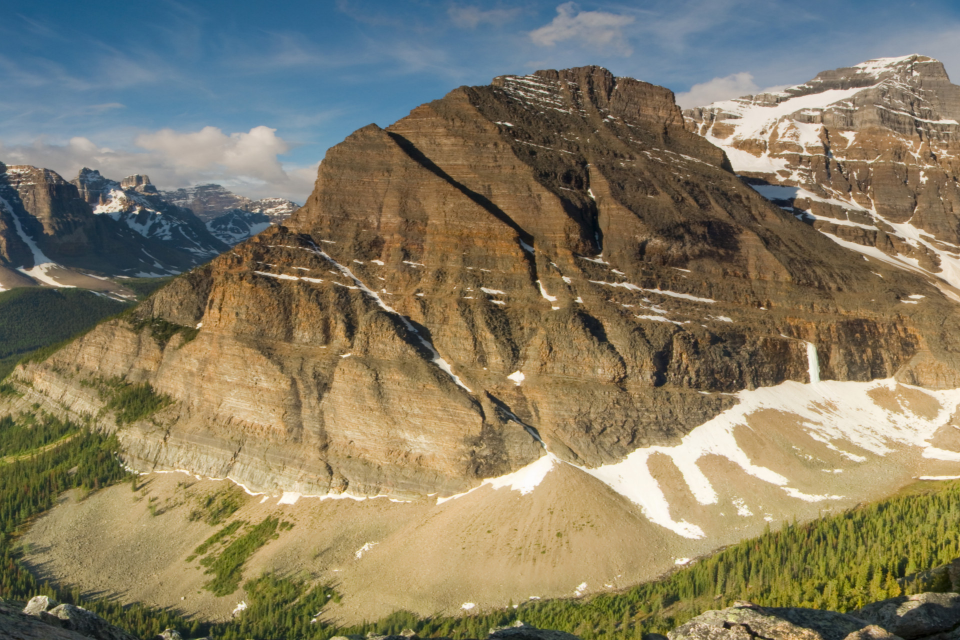
#> input picture opencv/commercial/Instructions/CV_Fundamentals/histogram/backproj/mtn1.jpg, 1920 x 1280 px (shown at 1/2 size)
$ python backproj.py
#> lines starting #> are read from the running program, lines starting #| are printed output that depends on the picture; after the words box and inside, x2 and y2 are one past the last pixel; in counts of white or black regions, pixels touching at a corner belong together

import cv2
import numpy as np

roi = cv2.imread( 'mtn1.jpg' )
#> roi is the input picture: shape (1280, 1920, 3); mean B, G, R 99.7, 123.5, 131.8
hsv = cv2.cvtColor( roi, cv2.COLOR_BGR2HSV )
#> hsv: shape (1280, 1920, 3); mean H, S, V 39, 102, 143.8

target = cv2.imread( 'mtn2.jpg' )
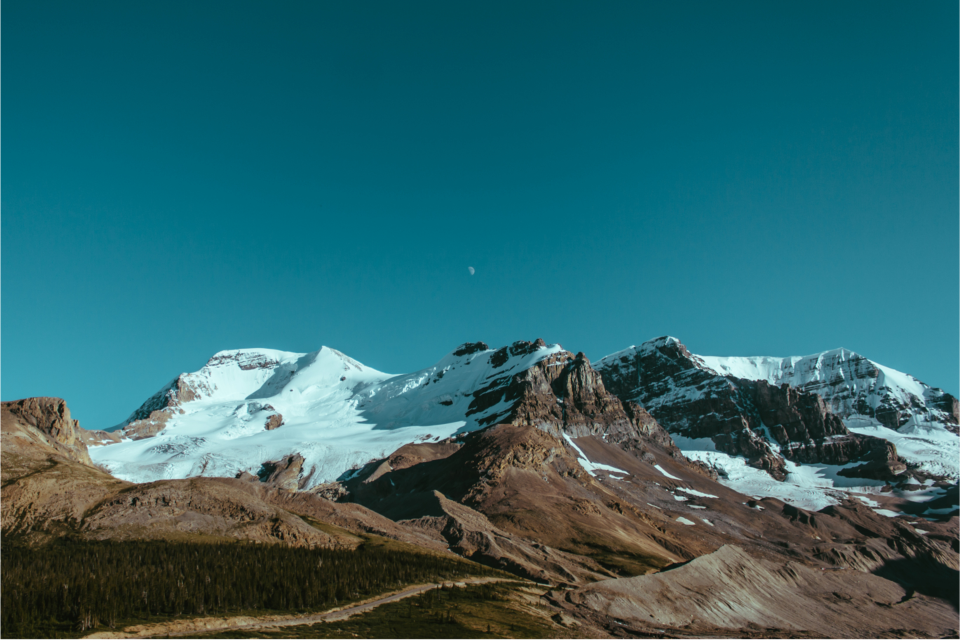
#> input picture opencv/commercial/Instructions/CV_Fundamentals/histogram/backproj/mtn2.jpg, 1920 x 1280 px (shown at 1/2 size)
#> target is the input picture: shape (1280, 1920, 3); mean B, G, R 107.7, 101.2, 45.1
hsvt = cv2.cvtColor( target, cv2.COLOR_BGR2HSV )
#> hsvt: shape (1280, 1920, 3); mean H, S, V 74.3, 172.9, 115.8

mask = np.zeros( roi.shape[0:2], np.uint8 )
mask[302:1000, 766:1617] = 255

# calculating the object histogram
roihist = cv2.calcHist( [hsv], [0, 1], mask, [180, 256], [0, 180, 0, 256] )
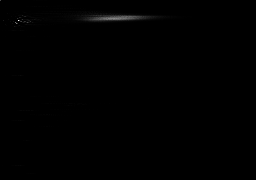
#> roihist: shape (180, 256) float32; min 0, max 4782, mean 12.9; drawn with min black and max white
cv2.imwrite("hist.jpg", roihist)
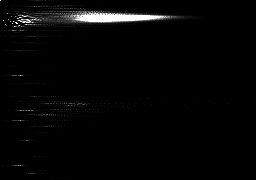
#> saved as hist.jpg: shape (180, 256); min 0, max 255, mean 5.5

# normalize the histogram and apply Backprojection
cv2.normalize( roihist, roihist, 0, 255, cv2.NORM_MINMAX )
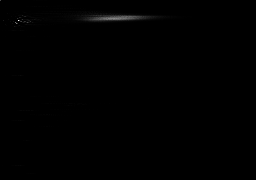
#> roihist: shape (180, 256) float32; 13.47% of pixels changed, all inside (x1, y1, x2, y2) = (0, 0, 256, 180)
prob = cv2.calcBackProject( [hsvt], [0, 1], roihist, [0, 180, 0, 256], 1 )
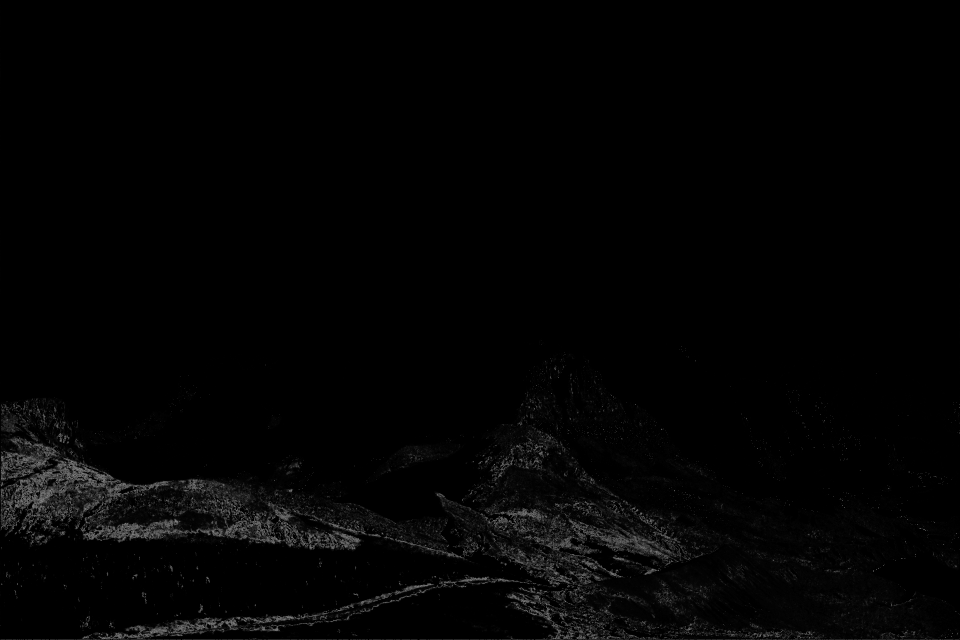
#> prob: shape (1280, 1920) (shown at 1/2 size); min 0, max 255, mean 3.4

# # now convolve with circular disk
disk = cv2.getStructuringElement( cv2.MORPH_ELLIPSE, ( 5,5 ) )
prob = cv2.filter2D( prob, -1, disk)
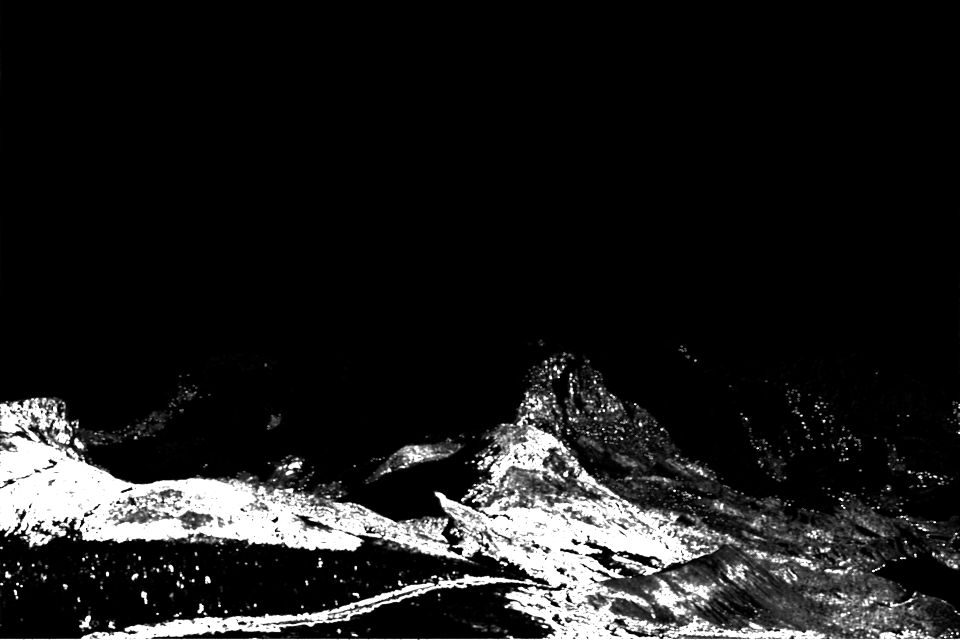
#> prob: shape (1280, 1920) (shown at 1/2 size); min 0, max 255, mean 28.8

cv2.imshow( 'probability', prob )
cv2.imshow("hist", roihist)
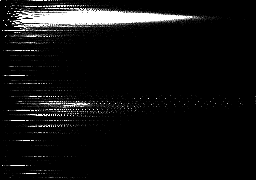
#> window 'hist': shape (180, 256); min 0, max 255, mean 16.9

# cv2.imwrite( 'probability.jpg', prob )

cv2.waitKey( 0 )

cv2.destroyAllWindows(  )
